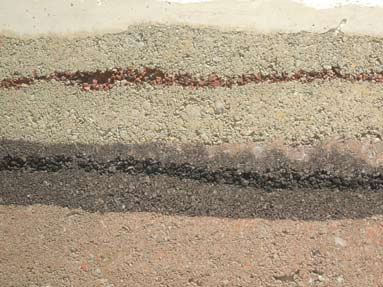
#> input picture 7 Week/rammed-earth-layers-limestone.jpg, 383 x 287 px, found by its file name
$ python limestone_layers.py
#> lines starting #> are read from the running program, lines starting #| are printed output that depends on the picture
import numpy as np
import matplotlib.pyplot as plt
import skimage.io
import slgbuilder


RGB = skimage.io.imread('C:/Users/hujo8/OneDrive/Advanced image analysis/7 Week/rammed-earth-layers-limestone.jpg').astype(np.int32)

fig, ax = plt.subplots(2,2)
ax[0,0].imshow(RGB)
I = np.mean(RGB, axis=2)
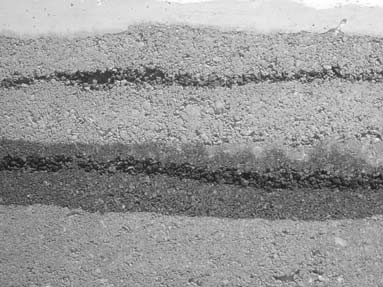
#> I: shape (287, 383) float64; min 13.67, max 254.7, mean 151.7
ax[0,0].set_title('Input')

#%% SETTINGS FOR GEOMETRIC CONSTRAINS
delta = 10 # smoothness very constrained, try also 3 to see less smoothness

#%% DARKEST LINE
#> (the run stopped early here; a loop or call above may not have finished)
